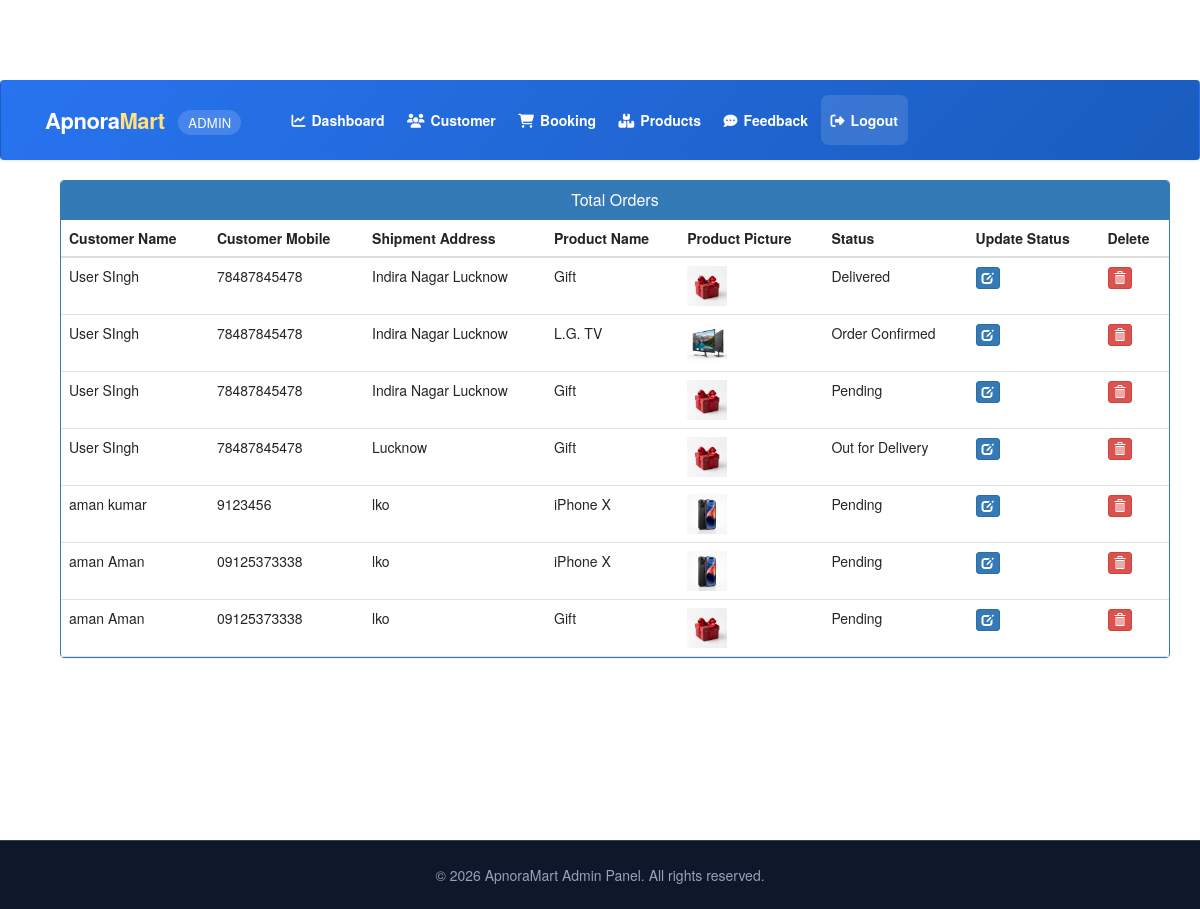
Page /admin-view-booking (signed in) on the earlier database version.
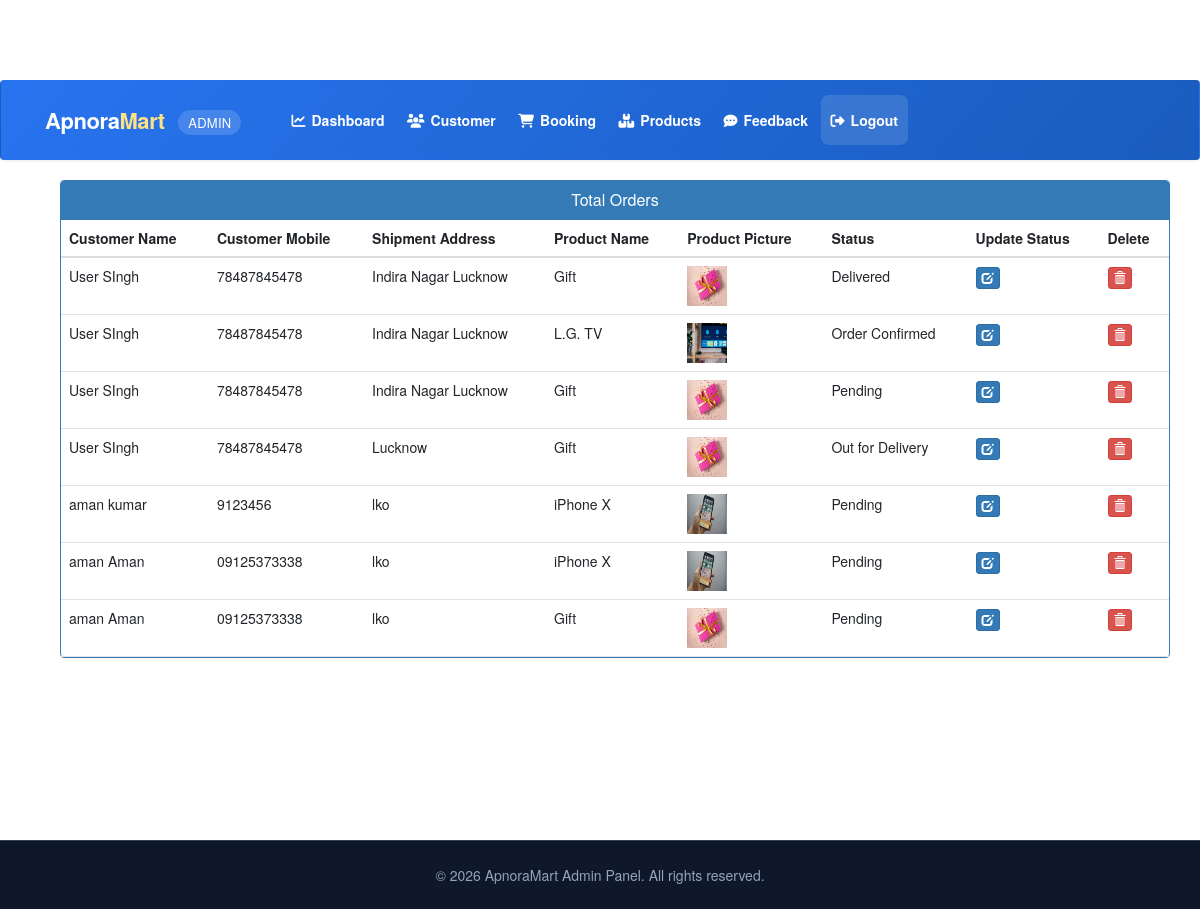
Same page on the later database version.
### ecom/models.py (models this page shows, shortened)
class Product(models.Model):
    name = models.CharField(max_length=40)
    product_image = models.ImageField(upload_to='product_image/', null=True, blank=True)
    price = models.PositiveIntegerField()
    description = models.CharField(max_length=40)
    vendor = models.ForeignKey(Vendor, on_delete=models.SET_NULL, null=True, blank=True)
    category = models.ForeignKey(Category, on_delete=models.CASCADE, null=True, blank=True)

class Orders(models.Model):
    STATUS = (
        ('Pending', 'Pending'),
        ('Order Confirmed', 'Order Confirmed'),
        ('Out for Delivery', 'Out for Delivery'),
        ('Delivered', 'Delivered'),
    )
    customer = models.ForeignKey(Customer, on_delete=models.CASCADE, null=True)
    product = models.ForeignKey(Product, on_delete=models.CASCADE, null=True)
    email = models.CharField(max_length=50, null=True)
    address = models.CharField(max_length=500, null=True)
    mobile = models.CharField(max_length=20, null=True)
    order_date = models.DateField(auto_now_add=True, null=True)
    status = models.CharField(max_length=50, null=True, choices=STATUS)
    is_paid = models.BooleanField(default=False)

### ecom/views.py (the view)
# urls.py: path('admin-view-booking', views.admin_view_booking_view, name='admin-view-booking'),
@login_required(login_url='adminlogin')
def admin_view_booking_view(request):
    orders = models.Orders.objects.all()
    ordered_products = [models.Product.objects.filter(id=order.product.id) for order in orders]
    ordered_bys = [models.Customer.objects.filter(id=order.customer.id) for order in orders]
    return render(request, 'ecom/admin_view_booking.html', {'data': zip(ordered_products, ordered_bys, orders)})

### ecom/models.py (called while the page is built)
    @property
    def get_name(self):
        return self.user.first_name + " " + self.user.last_name

### templates/ecom/admin_view_booking.html (shortened to what this page needs)
{% extends 'ecom/admin_base.html' %}
{% load static %}
{% block content %}
<head>
  <link href="//netdna.bootstrapcdn.com/bootstrap/3.0.0/css/bootstrap.min.css" rel="stylesheet" id="bootstrap-css">
</head>
<div class="container">
  <div class="panel panel-primary">
    <div class="panel-heading">
      <h6 class="panel-title">Total Orders</h6>
    </div>
    <table class="table table-hover" id="dev-table">
      <thead>
        <tr>
          <th>Customer Name</th>
          <th>Customer Mobile</th>
          <th>Shipment Address</th>
          <th>Product Name</th>
          <th>Product Picture</th>
          <th>Status</th>
          <th>Update Status</th>
          <th>Delete</th>
        </tr>
      </thead>
      {% for product,customer,order in data %}
      <tr>
        {% for c in customer %}
        <td> {{c.get_name}}</td>
        <td>{{c.mobile}}</td>
        <td>{{order.address}}</td>
        {% endfor %}
        {% for p in product %}
        <td> {{p.name}}</td>
        <td> <img src="{% static p.product_image.url %}" alt="Profile Pic" height="40px" width="40px" /></td>
        <td>{{order.status}}</td>
        <td><a class="btn btn-primary btn-xs" href="{% url 'update-order' order.id  %}"><span class="glyphicon glyphicon-edit"></span></a></td>
        <td><a class="btn btn-danger btn-xs" href="{% url 'delete-order' order.id  %}"><span class="glyphicon glyphicon-trash"></span></a></td>
        {% endfor %}
      </tr>
      {% endfor %}
    </table>
  </div>
</div>
{% endblock content %}

Differences in the rows shown:
changed Product "Gift": product_image: a different picture
changed Product "L.G. TV": product_image: a different picture
changed Product "iPhone X": product_image: a different picture
